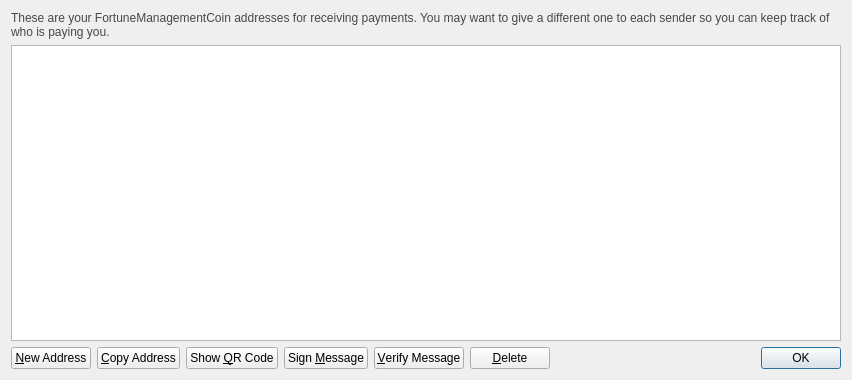
<?xml version="1.0" encoding="UTF-8"?>
<ui version="4.0">
 <class>AddressBookPage</class>
 <widget class="QWidget" name="AddressBookPage">
  <property name="geometry">
   <rect>
    <x>0</x>
    <y>0</y>
    <width>852</width>
    <height>380</height>
   </rect>
  </property>
  <property name="windowTitle">
   <string>Address Book</string>
  </property>
  <layout class="QVBoxLayout" name="verticalLayout">
   <item>
    <widget class="QLabel" name="labelExplanation">
     <property name="styleSheet">
      <string notr="true">#labelExplanation { color: #464747; }</string>
     </property>
     <property name="text">
      <string>These are your FortuneManagementCoin addresses for receiving payments. You may want to give a different one to each sender so you can keep track of who is paying you.</string>
     </property>
     <property name="textFormat">
      <enum>Qt::PlainText</enum>
     </property>
     <property name="wordWrap">
      <bool>true</bool>
     </property>
    </widget>
   </item>
   <item>
    <widget class="QTableView" name="tableView">
     <property name="contextMenuPolicy">
      <enum>Qt::CustomContextMenu</enum>
     </property>
     <property name="toolTip">
      <string>Double-click to edit address or label</string>
     </property>
     <property name="tabKeyNavigation">
      <bool>false</bool>
     </property>
     <property name="alternatingRowColors">
      <bool>true</bool>
     </property>
     <property name="selectionMode">
      <enum>QAbstractItemView::SingleSelection</enum>
     </property>
     <property name="selectionBehavior">
      <enum>QAbstractItemView::SelectRows</enum>
     </property>
     <property name="sortingEnabled">
      <bool>true</bool>
     </property>
     <attribute name="verticalHeaderVisible">
      <bool>false</bool>
     </attribute>
    </widget>
   </item>
   <item>
    <layout class="QHBoxLayout" name="horizontalLayout">
     <item>
      <widget class="QPushButton" name="newAddressButton">
       <property name="toolTip">
        <string>Create a new address</string>
       </property>
       <property name="text">
        <string>&amp;New Address</string>
       </property>
       <property name="icon">
        <iconset resource="../bitcoin.qrc">
         <normaloff>:/icons/add</normaloff>:/icons/add</iconset>
       </property>
      </widget>
     </item>
     <item>
      <widget class="QPushButton" name="copyToClipboard">
       <property name="toolTip">
        <string>Copy the currently selected address to the system clipboard</string>
       </property>
       <property name="text">
        <string>&amp;Copy Address</string>
       </property>
       <property name="icon">
        <iconset resource="../bitcoin.qrc">
         <normaloff>:/icons/editcopy</normaloff>:/icons/editcopy</iconset>
       </property>
      </widget>
     </item>
     <item>
      <widget class="QPushButton" name="showQRCode">
       <property name="text">
        <string>Show &amp;QR Code</string>
       </property>
       <property name="icon">
        <iconset resource="../bitcoin.qrc">
         <normaloff>:/icons/qrcode</normaloff>:/icons/qrcode</iconset>
       </property>
      </widget>
     </item>
     <item>
      <widget class="QPushButton" name="signMessage">
       <property name="toolTip">
        <string>Sign a message to prove you own a FortuneManagementCoin address</string>
       </property>
       <property name="text">
        <string>Sign &amp;Message</string>
       </property>
       <property name="icon">
        <iconset resource="../bitcoin.qrc">
         <normaloff>:/icons/edit</normaloff>:/icons/edit</iconset>
       </property>
      </widget>
     </item>
     <item>
      <widget class="QPushButton" name="verifyMessage">
       <property name="toolTip">
        <string>Verify a message to ensure it was signed with a specified FortuneManagementCoin address</string>
       </property>
       <property name="text">
        <string>&amp;Verify Message</string>
       </property>
       <property name="icon">
        <iconset resource="../bitcoin.qrc">
         <normaloff>:/icons/transaction_0</normaloff>:/icons/transaction_0</iconset>
       </property>
      </widget>
     </item>
     <item>
      <widget class="QPushButton" name="deleteButton">
       <property name="toolTip">
        <string>Delete the currently selected address from the list</string>
       </property>
       <property name="text">
        <string>&amp;Delete</string>
       </property>
       <property name="icon">
        <iconset resource="../bitcoin.qrc">
         <normaloff>:/icons/remove</normaloff>:/icons/remove</iconset>
       </property>
      </widget>
     </item>
     <item>
      <spacer name="horizontalSpacer">
       <property name="orientation">
        <enum>Qt::Horizontal</enum>
       </property>
       <property name="sizeHint" stdset="0">
        <size>
         <width>40</width>
         <height>20</height>
        </size>
       </property>
      </spacer>
     </item>
     <item>
      <widget class="QDialogButtonBox" name="buttonBox">
       <property name="sizePolicy">
        <sizepolicy hsizetype="Maximum" vsizetype="Fixed">
         <horstretch>0</horstretch>
         <verstretch>0</verstretch>
        </sizepolicy>
       </property>
       <property name="standardButtons">
        <set>QDialogButtonBox::Ok</set>
       </property>
      </widget>
     </item>
    </layout>
   </item>
  </layout>
 </widget>
 <resources>
  <include location="../bitcoin.qrc"/>
 </resources>
 <connections/>
</ui>
